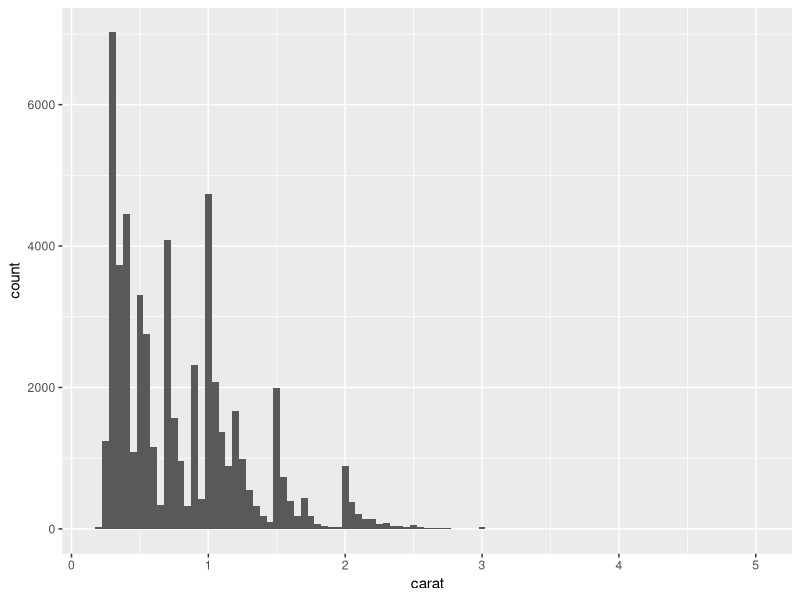
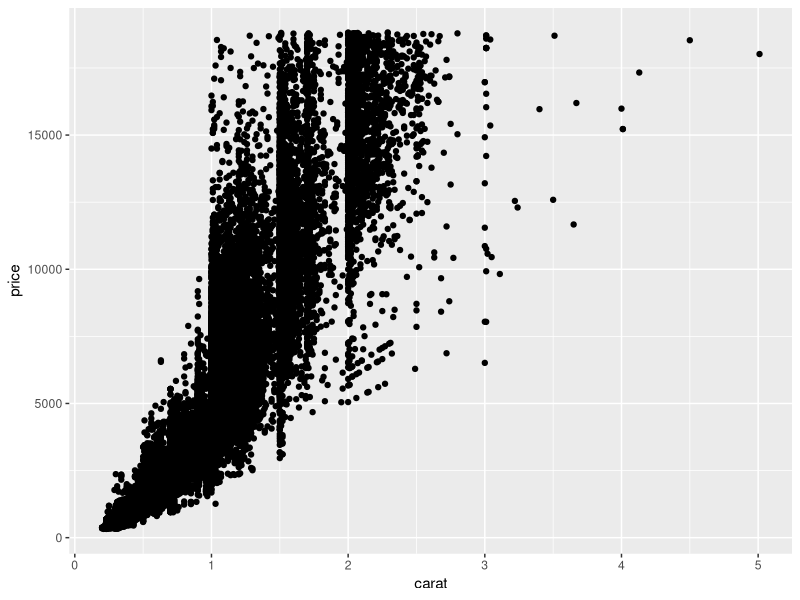
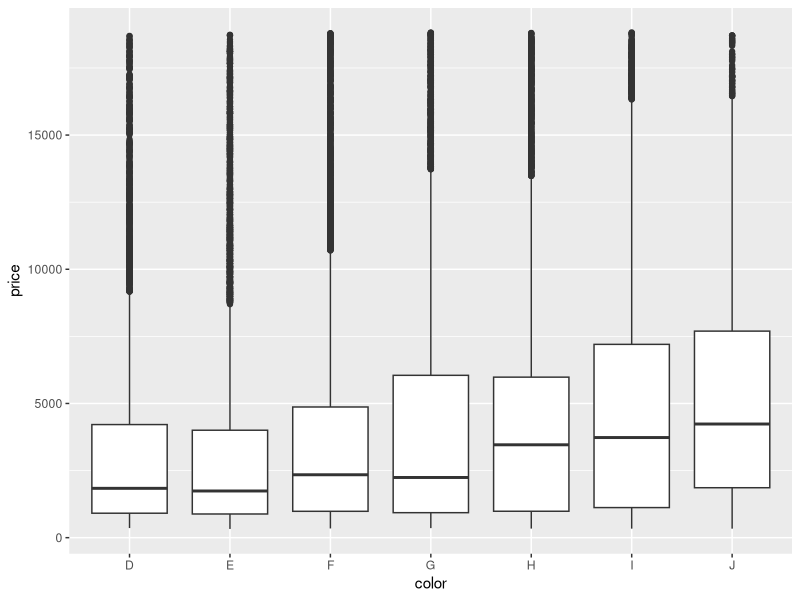
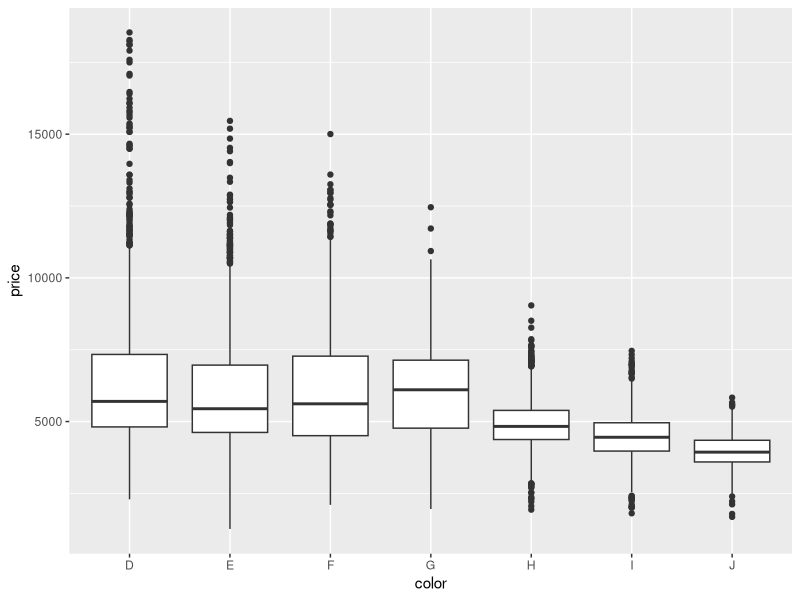
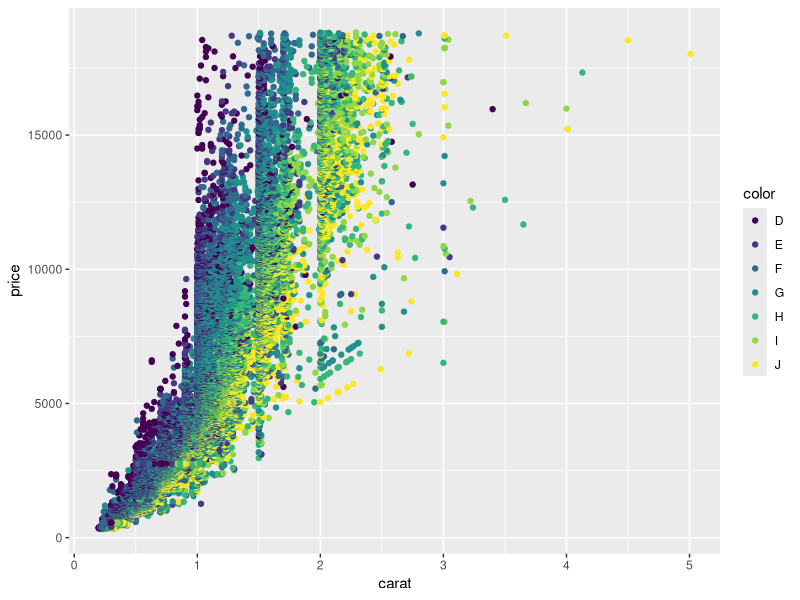

R code for these plots, in order:
## ---- chunk 1
library(tidyverse)
## ---- chunk 2
diamonds
## ---- chunk 3
mean(diamonds$carat)
mean(diamonds$price)
## ---- chunk 4
ggplot(data=diamonds) + geom_histogram(aes(x=carat), binwidth=0.05)
## ---- chunk 5
ggplot(data=diamonds) + geom_point(aes(x = carat, y = price))
## ---- chunk 6
ggplot(data=diamonds) + geom_boxplot(aes(x = color, y=price))
## ---- chunk 7
ggplot(data= diamonds %>% filter(1 <= carat & carat < 1.2)) +
  geom_boxplot(aes(x=color, y=price))
## ---- chunk 8
ggplot(data=diamonds) + geom_point(aes(x=carat,y=price,colour=color))
## ---- chunk 9
diamonds %>% group_by(color) %>% summarise(AvgWeight = mean(carat))
